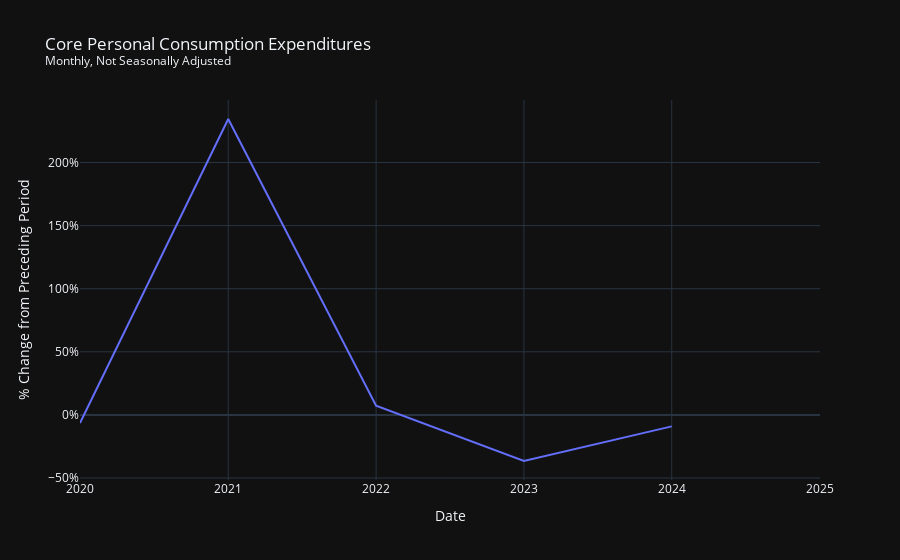

Notebook code for this chart:
### Markdown cell above
5. Now that all our data is ready, make the graph and have it save itself as a .html file to graph_output whenver the notebooks is rerun. The name of the file should exactly match the notebook name. For instance, this file "example.ipynb" produces the graph "example.html." Nice work, you made a graph!

### Code cell
# First make the figure
fig = go.Figure()


# Loop the columns of the dataframe and plot each as a separate trace
for col in joined_df.columns:
    fig.add_trace(
        go.Scatter(
            x=joined_df.index,
            y=joined_df[col],
            mode='lines',
            name=col
        )
    )

# Update the titles, using the html tage <sup> for a subtitle 
fig.update_layout(
    title = dict(text = 'Core Personal Consumption Expenditures <br><sup>Monthly, Not Seasonally Adjusted </sup>'),
    xaxis_title="Date",
    yaxis_title="% Change from Preceding Period",
)

# This is graph specific, but here we want the y-axis to be percent signs 
fig.update_yaxes(
    tickformat=".2f%",
    ticksuffix="%"
)

# Again, graph specific, we have a mutliyear series and want tick marks to be years
fig.update_xaxes(
    type='date',
    tickformat='%Y',
)

# Show our figure (Dimensions may be off on different screen sizes)
fig.show()

# This should be the same for EVERY GRAPH!
# Save it to the graph_output folder with the name matching the file, as HTML
fig.write_html(GRAPH_OUTPUT_PATH / f"{GRAPH_NAME}.html")

### Figure 1 — Plotly figure (JSON) as saved in the notebook; plotly's stock layout.template omitted (floating-point values rounded to 4 significant figures)
{"data": [{"mode": "lines", "name": "Core PCE", "x": ["2020-01-01T00:00:00", "2021-01-01T00:00:00", "2022-01-01T00:00:00", "2023-01-01T00:00:00", "2024-01-01T00:00:00", "2025-01-01T00:00:00"], "y": [-6.452, 234.5, 7.216, -36.54, -9.091, NaN], "type": "scatter"}], "layout": {"title": {"text": "Core Personal Consumption Expenditures <br><sup>Monthly, Not Seasonally Adjusted </sup>"}, "xaxis": {"title": {"text": "Date"}, "type": "date", "tickformat": "%Y"}, "yaxis": {"title": {"text": "% Change from Preceding Period"}, "tickformat": ".2f%", "ticksuffix": "%"}}}
